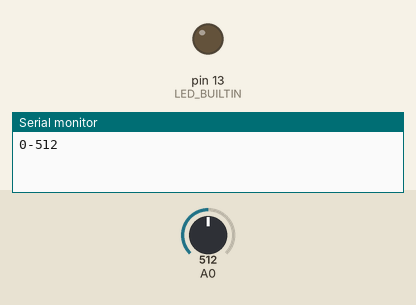
This sketch was run on a simulated Arduino Uno, built with avr-gcc and run on an emulated ATmega328P. Shown: output pins drawn as LEDs (lit = HIGH), the last lines printed to the serial monitor. Dashed ring = blinking. The inputs (shaded band) are chosen by the test bench; at power-on: A0 = 512.

Above: at 0.12 s.
1.3 s: A0 set to 306
At 1.3 s:
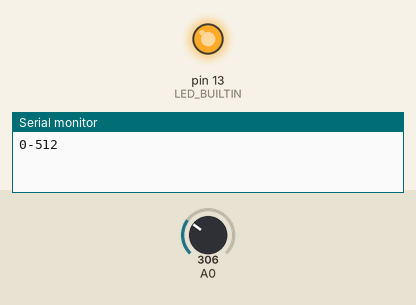
At 4.06 s:
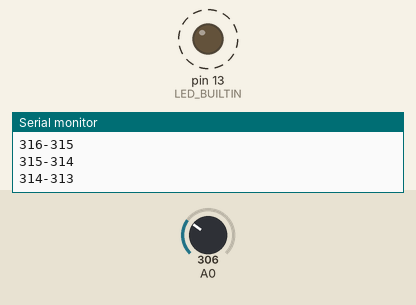
4.3 s: A0 set to 252
7.3 s: A0 set to 230
Timing chart, 0 to 16.3 s (numbered marks = the images above; inputs shaded):
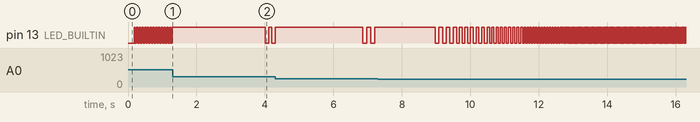

The sketch:

sin_pwm.ino
```cpp
#include "Arduino.h"
#include "pwm.cpp"


int cur_rate;
int prev_rate;
SinePWM pwm;

void setup() {
  Serial.begin(9600);
  pinMode(LED_BUILTIN, OUTPUT);
  cur_rate = analogRead(A0);
  prev_rate = 0;
}

void loop() {

  while(1) {
    //Serial.println(analogRead(A0));
    cur_rate += ((analogRead(A0)-cur_rate)/8);
    if (cur_rate != prev_rate) {
      Serial.print(prev_rate);
      Serial.print("-");
      Serial.println(cur_rate);
      pwm.set_rate(analogRead(A0));
      prev_rate = cur_rate;
    }
    //pwm.set_duty_cycle(.5);
    pwm.tick();
    delay(20);
  }
}
```

pwm.cpp
```cpp
#include <math.h>
#include "Arduino.h"

#define TAU (3.14159*2)


// controls:  freq, rate, duty_cycle, phase


class SinePWM {
  public:
    SinePWM() {
      freq         = 1000.0;
      rate         = 130.0;
      duty_cycle   = 1.0;
      phase        = 0.0;
      cur_time     = 0;
      last_rising  = 0;
      next_rising  = 0;
      next_falling = 0;
      aspect       = .763;
      cur_state    = low;
      set_edges();
    }


    void set_edges(void) {
      next_rising  = next_rising + (freq/rate) + (sin((next_rising/freq)*TAU+phase)*(freq/rate)*aspect);
      next_falling = next_rising + ((freq/rate) + sin((last_rising/freq)*TAU+phase)*(freq/rate)*aspect)*duty_cycle;
    }

    void tick(void) {
      if (cur_state == low) {
        if (cur_time >= next_rising) {
          digitalWrite(LED_BUILTIN, HIGH);
          last_rising = next_rising;
          cur_state = high;
        }

      } else {
        if (cur_time >= next_falling) {
          digitalWrite(LED_BUILTIN, LOW);
          cur_state = low;
          next_rising = cur_time;
          set_edges();
        }

      }
      cur_time += 1;
    }

    void new_edge(void) {
      next_rising = last_rising;
      set_edges();
    }

    void set_freq(float new_freq) {
      freq = new_freq;
      set_edges();
    }

    void set_rate(float new_rate) {
      rate = new_rate;
      set_edges();
    }

    void set_duty_cycle(float new_duty_cycle) {
      duty_cycle = new_duty_cycle;
      set_edges();
    }

    void set_phase(float new_phase) {
      phase = new_phase;
      set_edges();
    }

  private:
    enum State { high, low };
    float freq;         // time units per full TAU cycle
    float rate;         // number of rising edges per TAU
    float duty_cycle;   // 0.0-1.0, percentage
    float phase;
    float aspect;
    unsigned int cur_time;
    unsigned int last_rising;
    unsigned int next_rising;
    unsigned int next_falling;
    State cur_state;
};
```

Measured:
- after the input at 1.3 s, pin 13 (LED_BUILTIN): alternates HIGH for 0.08 s and LOW for 0.10 s, starting after 2.7 s
- by itself, pin 13 (LED_BUILTIN): alternates HIGH for 0.04 s and LOW for 0.04 s
